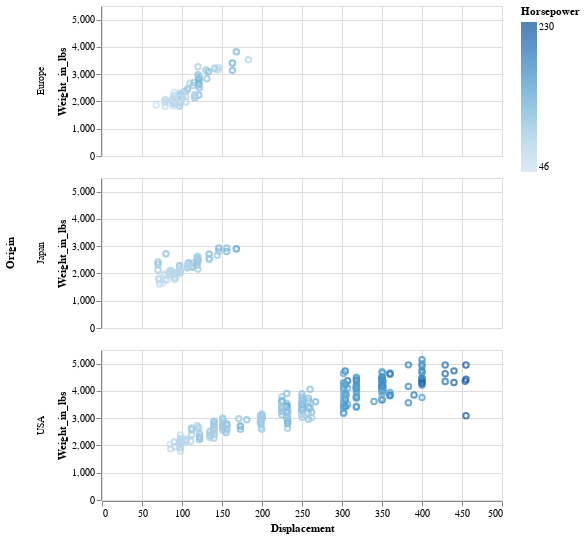

Notebook source saved alongside this figure:
### Markdown cell above
This is a little surprising as you would expect larger displacement to be related to larger engines that have more horsepower, which would give rise to greater acceleration. Instead, larger engines have smaller acceleration. To understand what is going on, let's start to include both the horsepower and the geographical region in the visualization:

### Code cell
alt.Chart(cars).mark_point().encode(
    x='Displacement',
    y='Weight_in_lbs',
    color='Horsepower',
    row='Origin'
).properties(
    width=400, height=150
)

### Figure 1 — Vega-Lite specification as saved in the notebook (floating-point values rounded to 4 significant figures; data arrays with more than 128 entries replaced by an {"elided": "..."} marker saying what was removed)
{"$schema": "https://vega.github.io/schema/vega-lite/v2.6.0.json", "config": {"view": {"height": 300, "width": 400}}, "data": {"name": "data-f02450ab61490a1363517a0190416235"}, "datasets": {"data-f02450ab61490a1363517a0190416235": {"elided": "406 records"}}, "encoding": {"color": {"field": "Horsepower", "type": "quantitative"}, "row": {"field": "Origin", "type": "nominal"}, "x": {"field": "Displacement", "type": "quantitative"}, "y": {"field": "Weight_in_lbs", "type": "quantitative"}}, "height": 150, "mark": "point", "width": 400}
